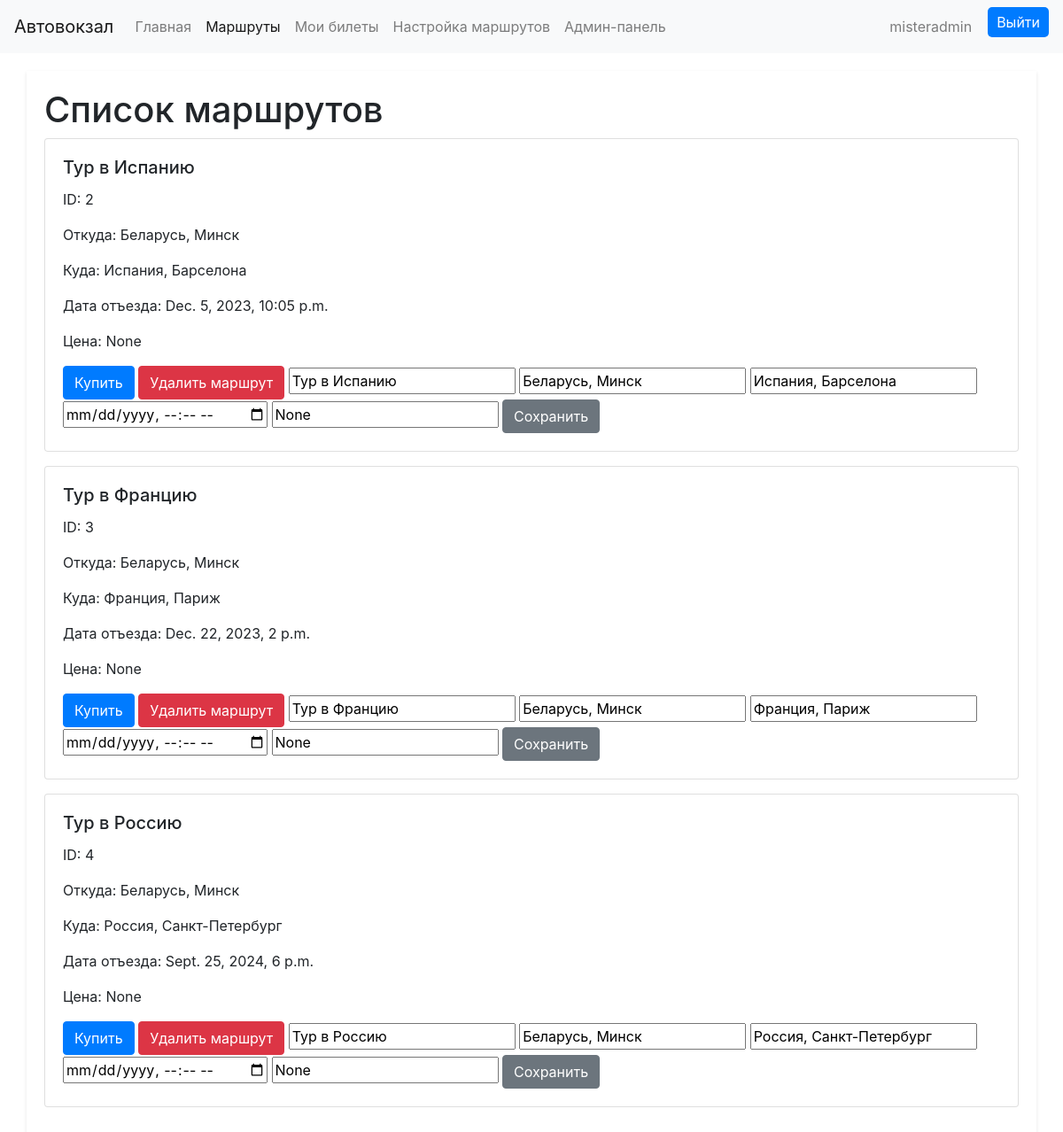
Page /routes/ (signed in) on the committed database.
### main/models.py (models this page shows)
class Route(models.Model):
    name = models.CharField(max_length=100)
    start_point = models.CharField(max_length=100)
    end_point = models.CharField(max_length=100)
    schedule = models.DateTimeField(null=True, default=None)
    price = models.CharField(max_length=6, null=True, default=None)

### main/views.py (the view, shortened to what this page needs)
# urls.py: path('routes/', routes_view, name='routes'),
def routes_view(request):
    routes = Route.objects.all()
    return render(request, 'main/routes.html', {'routes': routes})

### main/templates/main/routes.html (shortened to what this page needs)
<!DOCTYPE html>
<html>
<head>
  <link rel="stylesheet" href="https://stackpath.bootstrapcdn.com/bootstrap/4.5.0/css/bootstrap.min.css">
</head>
<body>
  <nav class="navbar navbar-expand-lg navbar-light bg-light">
    <a class="navbar-brand">Автовокзал</a>
    <div class="collapse navbar-collapse" id="navbarNav">
      <ul class="navbar-nav">
        <li class="nav-item">
          <a class="nav-link" href="{% url 'index' %}">Главная</a>
        </li>
        <li class="nav-item active">
          <a class="nav-link" href="{% url 'routes' %}">Маршруты</a>
        {% if user.is_authenticated %}
        </li>
        <li class="nav-item">
          <a class="nav-link" href="{% url 'mytickets' %}">Мои билеты</a>
        </li>
        {% endif %}
        {% if user.is_staff %}
           <li class="nav-item">
          <a class="nav-link" href="{% url 'edit_routes' %}">Настройка маршрутов</a>
        </li>
          <li class="nav-item">
          <a class="nav-link" href="{% url 'admin:index' %}">Админ-панель</a>
        </li>
          {% endif %}
      </ul>
    </div>
      {% if user.is_authenticated %}
      <ul class="navbar-nav">
        <li class="nav-item">
          <a class="nav-link">{{ user.username }}</a>
        </li>
      </ul>
     <div class="auth-buttons">
            <button onclick="location.href='{% url 'logout' %}'">Выйти</button>
        </div>
      {% endif %}
  </nav>
  <div class="container">
    <h1>Список маршрутов</h1>
    {% for route in routes %}
      {% if user.is_authenticated %}
      <form action="{% url 'routes' %}" method="post" class="edit-mode">
           {% endif %}
    <div class="card mb-3">
      <div class="card-body">
        <h5 class="card-title" id="name">{{ route.name }}</h5>
          <p class="card-text" id="route_id">ID: {{ route.id }}</p>
        <p class="card-text" id="start_point">Откуда: {{ route.start_point }}</p>
        <p class="card-text" id="end_point">Куда: {{ route.end_point }}</p>
        <p class="card-text" id="schedule">Дата отъезда: {{ route.schedule }}</p>
        <p class="card-text" id="price">Цена: {{ route.price }}</p>
          {% if user.is_authenticated %}
         <button type="submit" class="btn btn-primary" name="buy_ticket">Купить</button>
          {% if user.is_staff %}
          <button type="submit" class="btn btn-danger" name="delete_route">Удалить маршрут</button>
    <input type="text" name="name" value="{{ route.name }}">
    <input type="text" name="start_point" value="{{ route.start_point }}">
    <input type="text" name="end_point" value="{{ route.end_point }}">
    <input type="datetime-local" name="schedule" value="{{ route.schedule }}">
    <input type="text" name="price" value="{{ route.price }}">
    <button type="submit" name="edit_route" class="btn btn-secondary">Сохранить</button>
          {% endif %}
      {% endif %}
      </div>
    </div>
          {% if user.is_authenticated %}
     </form>
       {% endif %}
    {% endfor %}
  </div>
</body>
</html>

### main/templates/main/routes.html (style rules this page uses)
body { background-color: #ffffff; }
.container { margin-top: 20px; box-shadow: 0 2px 4px rgba(0, 0, 0, 0.1); padding: 20px; }
.auth-buttons { text-align: right; margin-bottom: 10px; }
.auth-buttons button { margin-left: 10px; border-radius: 5px; padding: 5px 10px; background-color: #007bff; color: #fff; border: none; }

### rows in the picture
Route: name "Тур в Испанию", id "2", start_point "Беларусь, Минск", end_point "Испания, Барселона", schedule "Dec. 5, 2023, 10:05 p.m.", price "None"
Route: name "Тур в Францию", id "3", start_point "Беларусь, Минск", end_point "Франция, Париж", schedule "Dec. 22, 2023, 2 p.m.", price "None"
Route: name "Тур в Россию", id "4", start_point "Беларусь, Минск", end_point "Россия, Санкт-Петербург", schedule "Sept. 25, 2024, 6 p.m.", price "None"

### other values in the picture
{{ user.username }} "misteradmin"
